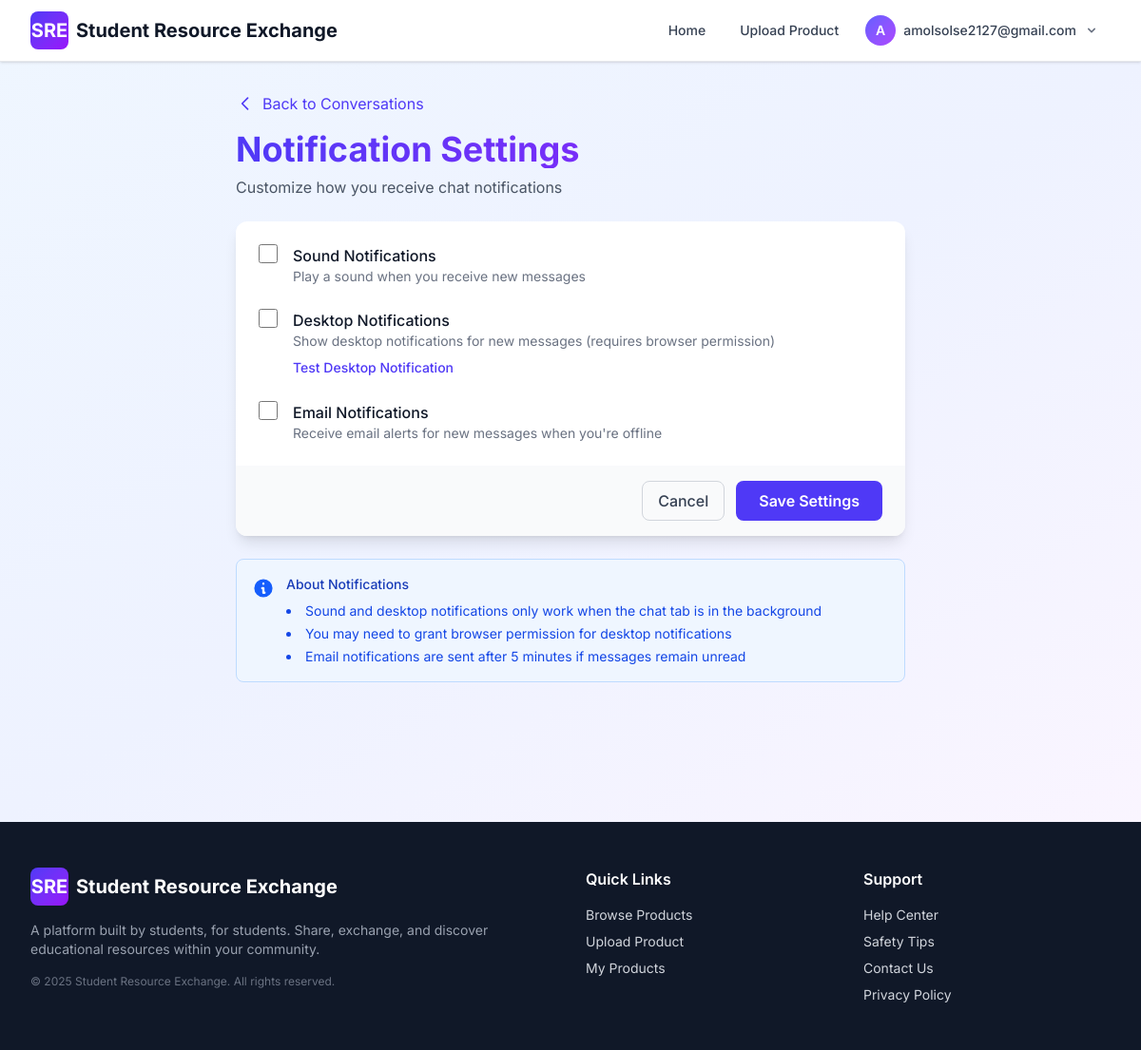
The page /chat/notification-settings/ (signed in) on the database as committed earlier.
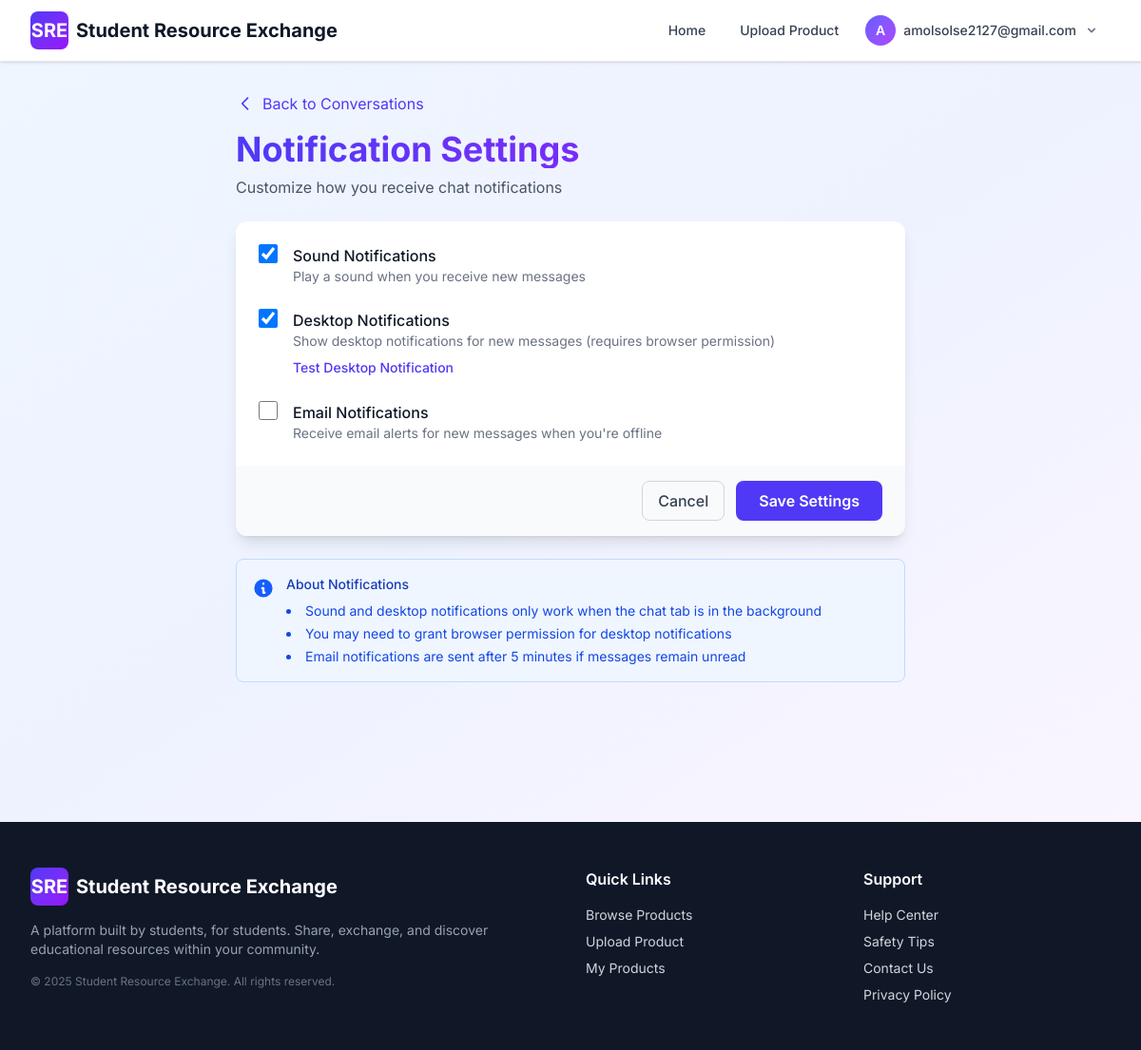
The same page on the database as committed later.
### chat/models.py (models this page shows, shortened)
class NotificationPreference(models.Model):
    user = models.OneToOneField(
        User,
        on_delete=models.CASCADE,
        related_name='notification_preferences'
    )
    enable_sound = models.BooleanField(
        default=True,
        help_text="Play sound when receiving messages"
    )
    enable_desktop = models.BooleanField(
        default=True,
        help_text="Show desktop notifications"
    )
    enable_email = models.BooleanField(
        default=False,
        help_text="Send email notifications"
    )
    created_at = models.DateTimeField(auto_now_add=True)
    updated_at = models.DateTimeField(auto_now=True)
    class Meta:
        db_table = 'chat_notification_preference'

### chat/views.py (the view, shortened to what this page needs)
# urls.py: path('notification-settings/', views.notification_settings, name='notification_settings'),
@require_http_methods(["GET", "POST"])
def notification_settings(request):
    if 'user_id' not in request.session:
        return redirect('login:login')
    user_id = request.session['user_id']
    user = get_object_or_404(User, id=user_id)
    preferences, created = NotificationPreference.objects.get_or_create(user=user)
    context = {
        'user': user,
        'preferences': preferences
    }
    return render(request, 'chat/notification_settings.html', context)

### chat/context_processors.py (called while the page is built)
def unread_messages(request):
    user_id = request.session.get('user_id')
    if not user_id:
        return {'unread_message_count': 0}
    cache_key = f'unread_message_count_{user_id}'
    unread_count = cache.get(cache_key)
    if unread_count is None:
        from registration.models import User
        try:
            user = User.objects.get(id=user_id)
            unread_count = Conversation.get_total_unread_count(user)
            cache.set(cache_key, unread_count, 30)
        except User.DoesNotExist:
            unread_count = 0
            cache.set(cache_key, unread_count, 30)
        except DatabaseError as e:
            logger.error(f"Database error in unread_messages context processor for user_id {user_id}: {e}")
            unread_count = 0
    return {'unread_message_count': unread_count}

### chat/models.py (called while the page is built)
    @staticmethod
    def get_total_unread_count(user):
        return Message.objects.filter(
            Q(conversation__buyer=user) | Q(conversation__seller=user)
        ).exclude(sender=user).filter(is_read=False).count()

### chat/templates/chat/notification_settings.html (shortened to what the changed rows need)
{% extends 'base.html' %}
{% block content %}
<div class="min-h-screen bg-gradient-to-br from-blue-50 via-indigo-50 to-purple-50 py-8">
    <div class="max-w-3xl mx-auto px-4 sm:px-6 lg:px-8">
        <div class="mb-6">
            <h1 class="text-4xl font-bold bg-gradient-to-r from-indigo-600 to-purple-600 bg-clip-text text-transparent mb-2">
            </h1>
        </div>
        <div class="bg-white rounded-xl shadow-lg overflow-hidden">
            <form method="post" id="settings-form">
                <div class="p-6 space-y-6">
                    <div class="flex items-start">
                        <div class="flex items-center h-5">
                            <input id="enable_sound"
                                   name="enable_sound"
                                   type="checkbox"
                                   {% if preferences.enable_sound %}checked{% endif %}
                                   class="w-5 h-5 text-indigo-600 border-gray-300 rounded focus:ring-indigo-500">
                        </div>
                    </div>
                    <div class="flex items-start">
                        <div class="flex items-center h-5">
                            <input id="enable_desktop"
                                   name="enable_desktop"
                                   type="checkbox"
                                   {% if preferences.enable_desktop %}checked{% endif %}
                                   class="w-5 h-5 text-indigo-600 border-gray-300 rounded focus:ring-indigo-500">
                        </div>
                    </div>
                    <div class="flex items-start">
                        <div class="flex items-center h-5">
                            <input id="enable_email"
                                   name="enable_email"
                                   type="checkbox"
                                   class="w-5 h-5 text-indigo-600 border-gray-300 rounded focus:ring-indigo-500">
                        </div>
                    </div>
                </div>
            </form>
        </div>
    </div>
</div>
{% endblock %}

Rows that differ between the two databases and show on the page:
changed NotificationPreference: enable_sound "☐" → "☑"; enable_desktop "☐" → "☑"
